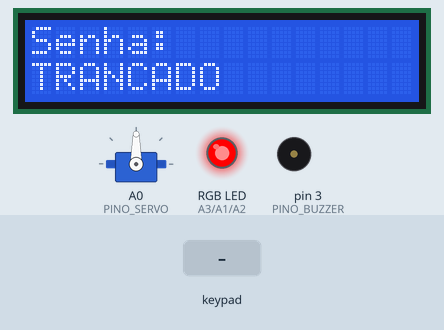
The sketch below on a simulated Arduino Uno, built with avr-gcc and run on an emulated ATmega328P. On the bench: 16×2 character LCD, servo, an RGB LED mixed from three pins (HIGH = lit), buzzer (waves = sounding). The inputs (shaded band) are chosen by the test bench.

Above: at 1.2 s.
1.3 s: keypad keys 1 2 3 5 pressed 0.4 s apart
At 4.2 s:
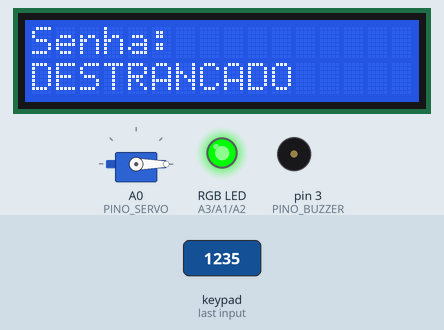
5.2 s: key '1' pressed
At 6.5 s:
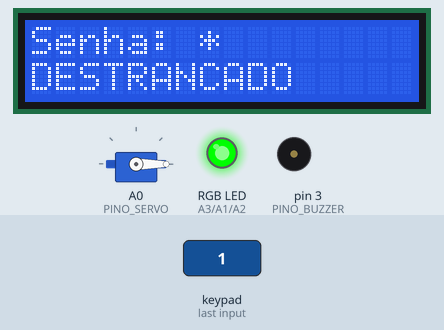
8.2 s: keypad keys 1 3 1 2 1 1 pressed 0.4 s apart
At 11.4 s:
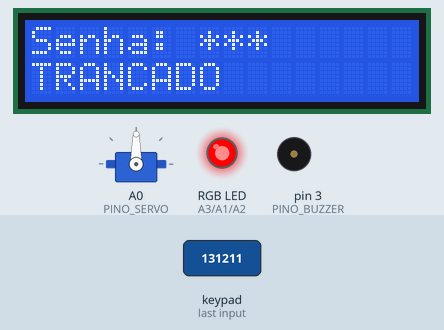
12.1 s: keypad keys 1 3 1 2 1 1 pressed 0.4 s apart
At 15.1 s:
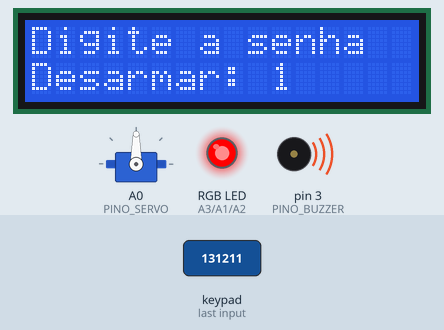
16.0 s: key '2' pressed
At 17.0 s:
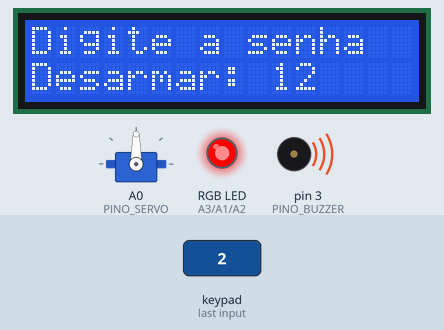
17.5 s: keypad keys 1 3 1 2 1 1 pressed 0.4 s apart
At 22.1 s:
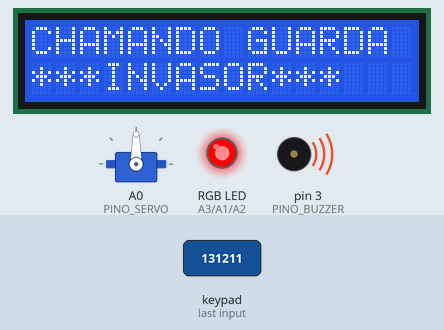
Timing chart, 0 to 23.2 s (numbered marks = the images above; inputs shaded):
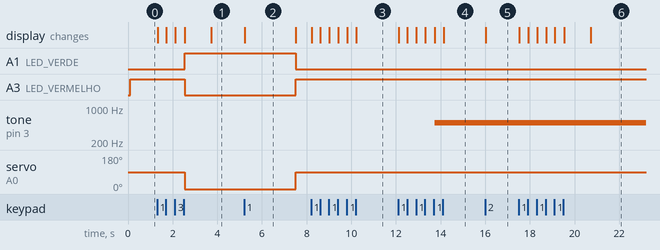

The sketch:

sistema_residencial1__1_.ino
```cpp
#include <Wire.h>
#include <LiquidCrystal_I2C.h>
#include <Servo.h>
#include <Keypad.h>

// LCD I2C
LiquidCrystal_I2C lcd(0x27, 16, 2);

String textoLCD[2] = {"", ""};

// PINOS
const int PINO_SERVO = A0;
const int PINO_BUZZER = 3;

const int LED_VERMELHO = A3;
const int LED_AZUL = A2;
const int LED_VERDE = A1;

// ESTADOS
const int DESARMADO = 0;
const int ARMADO = 1;
const int DISPARADO = 2;

int estado = ARMADO;

// SERVO
const int POS_TRANCADO = 90;
const int POS_ABERTO = 0;

Servo servo;

// TECLADO 3X3
const byte LINHAS = 3;
const byte COLUNAS = 3;

char teclas[LINHAS][COLUNAS] = {
  {'1', '2', '3'},
  {'4', '5', '6'},
  {'7', '8', '9'}
};

byte pinosLinhas[LINHAS] = {13, 12, 11};
byte pinosColunas[COLUNAS] = {10, 9, 8};

Keypad teclado = Keypad(
  makeKeymap(teclas),
  pinosLinhas,
  pinosColunas,
  LINHAS,
  COLUNAS
);

// SENHA
const String SENHA = "1235";
String entrada = "";

// TENTATIVAS
int tentativas = 0;

bool telaDesarmar = false;

// TEMPORIZADOR DA PORTA
unsigned long tempoAbertura = 0;
const unsigned long TEMPO_ABERTO = 5000;

bool portaAberta = false;

// MENSAGENS
String mensagem = "";
unsigned long tempoMensagem = 0;


// SETUP
void setup() {

  lcd.init();
  lcd.backlight();

  servo.attach(PINO_SERVO);

  pinMode(PINO_BUZZER, OUTPUT);

  pinMode(LED_VERMELHO, OUTPUT);
  pinMode(LED_VERDE, OUTPUT);
  pinMode(LED_AZUL, OUTPUT);

  // INICIA COM A PORTA TRANCADA
  servo.write(POS_TRANCADO);

  atualizarSaidas();
}


// LOOP
void loop() {

  lerTeclado();

  // FECHA A PORTA E REARMA APOS 5 SEGUNDOS
  if (portaAberta &&
      millis() - tempoAbertura >= TEMPO_ABERTO) {

    portaAberta = false;
    estado = ARMADO;
  }

  // APAGA MENSAGEM TEMPORARIA
  if (mensagem != "" &&
      millis() - tempoMensagem >= 1200) {

    mensagem = "";
  }

  atualizarSaidas();
}


// LEITURA DO TECLADO
void lerTeclado() {

  char tecla = teclado.getKey();

  if (tecla != NO_KEY) {

    mensagem = "";

    if (estado == DISPARADO) {
      telaDesarmar = true;
    }

    entrada += tecla;

    if (entrada.length() == 4) {

      if (entrada == SENHA) {

        tentativas = 0;

        mensagem = "Senha correta";
        tempoMensagem = millis();

        // DESARMA O ALARME
        if (estado == DISPARADO) {

          estado = DESARMADO;
          telaDesarmar = false;
          portaAberta = false;
        }

        // DESATIVA E ABRE A PORTA
        else if (estado == ARMADO) {

          estado = DESARMADO;

          portaAberta = true;
          tempoAbertura = millis();
        }

        // REARMA O SISTEMA
        else {

          estado = ARMADO;
          portaAberta = false;
        }

      }

      else {

        tentativas++;

        mensagem = "Senha errada";
        tempoMensagem = millis();

        // ALARME APOS 3 ERROS
        if (tentativas >= 3) {

          estado = DISPARADO;
          telaDesarmar = false;
          portaAberta = false;
        }
      }

      entrada = "";
    }
  }
}


// ATUALIZA AS SAIDAS
void atualizarSaidas() {

  mostrarStatus();

  if (estado == DESARMADO) {

    if (portaAberta) {

      abrirPorta();
      mostrarCor(0, 255, 0);
    }

    else {

      trancarPorta();
      mostrarCor(255, 0, 0);
    }

    desligarAlarme();
  }

  else if (estado == ARMADO) {

    trancarPorta();
    mostrarCor(255, 0, 0);

    desligarAlarme();
  }

  else if (estado == DISPARADO) {

    trancarPorta();
    mostrarCor(255, 0, 0);

    ligarAlarme();
  }
}


// LCD
void escreverLinha(int linha, String texto) {

  while (texto.length() < 16) {
    texto += " ";
  }

  if (texto != textoLCD[linha]) {

    lcd.setCursor(0, linha);
    lcd.print(texto);

    textoLCD[linha] = texto;
  }
}


// MOSTRA STATUS
void mostrarStatus() {

  String linha1 = "Senha: ";

  for (int i = 0; i < entrada.length(); i++) {
    linha1 += "*";
  }

  if (mensagem != "") {

    escreverLinha(0, mensagem);
  }

  else if (estado == DISPARADO && !telaDesarmar) {

    escreverLinha(0, "CHAMANDO GUARDA");
  }

  else if (estado == DISPARADO && telaDesarmar) {

    escreverLinha(0, "Digite a senha");
  }

  else {

    escreverLinha(0, linha1);
  }

  if (estado == DESARMADO) {

    escreverLinha(1, "DESTRANCADO");
  }

  else if (estado == ARMADO) {

    escreverLinha(1, "TRANCADO");
  }

  else {

    if (telaDesarmar) {
      escreverLinha(1, "Desarmar: " + entrada);
    }

    else {
      escreverLinha(1, "***INVASOR***");
    }
  }
}


// LED RGB
void mostrarCor(int r, int g, int b) {

  analogWrite(LED_VERMELHO, r);
  analogWrite(LED_VERDE, g);
  analogWrite(LED_AZUL, b);
}


// TRAVAR PORTA
void trancarPorta() {

  servo.write(POS_TRANCADO);
}


// ABRIR PORTA
void abrirPorta() {

  servo.write(POS_ABERTO);
}


// LIGAR ALARME
void ligarAlarme() {

  tone(PINO_BUZZER, 500);
}


// DESLIGAR ALARME
void desligarAlarme() {

  noTone(PINO_BUZZER);
}
```

Measured:
- after the input at 1.3 s, A1 (LED_VERDE): LOW → HIGH after 1.2 s; A3 (LED_VERMELHO): HIGH → LOW after 1.2 s; servo on A0 (PINO_SERVO): 90° → 0° after 1.2 s; the display: first changes at once (image 1 shows a later state)
- after the input at 5.2 s, the display: changes at once (image 2)
- after the input at 8.2 s, the display: first changes at once (image 3 shows a later state)
- after the input at 12.1 s, tone on pin 3 (PINO_BUZZER): silent → 500 Hz after 1.6 s; the display: first changes at once (image 4 shows a later state)
- after the input at 16.0 s, the display: changes at once (image 5)
- after the input at 17.5 s, the display: first changes at once (image 6 shows a later state)
- what the display in image 2 shows lasts 2.3 s, from 5.2 s to 7.5 s
